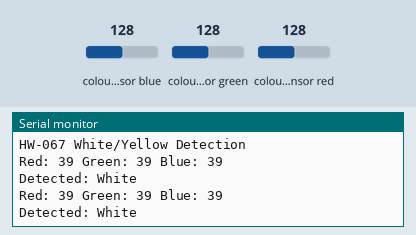
Recording of a sketch running on a simulated Arduino Mega 2560, built with avr-gcc and run on an emulated ATmega2560. Parts: the last lines printed to the serial monitor. Wiring (inferred from the names in the program): TCS3200 colour sensor: output pin 28; S2 pin 26; S3 pin 29; S0 pin 27. Inputs (shaded band) come from the test bench; at power-on: colour sensor blue 128, colour sensor green 128, colour sensor red 128.

Above: at 1.2 s.
1.3 s: colour sensor blue set to 5
At 3.0 s:
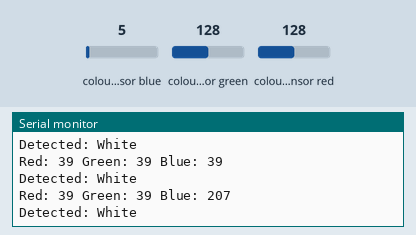
4.3 s: colour sensor green set to 5
At 5.7 s:
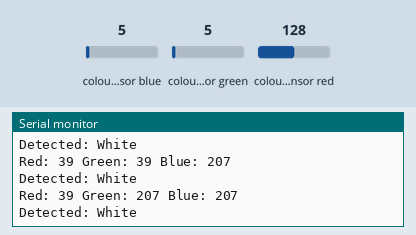
5.8 s: colour sensor red set to 5
At 7.2 s:
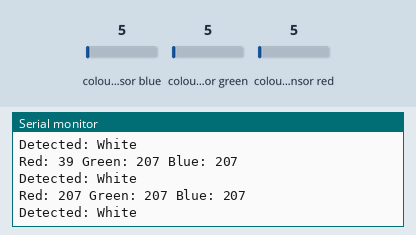

The sketch:

normal_sensor.ino
```cpp
// TCS3200 (HW-067) required pin definitions
#define S0 27  // Frequency scaling
#define S2 26  // Filter select
#define S3 29  // Filter select
#define OUT 28 // Frequency output


unsigned long redFreq, greenFreq, blueFreq;

void setup() {
  pinMode(S0, OUTPUT);
  pinMode(S2, OUTPUT);
  pinMode(S3, OUTPUT);
  pinMode(OUT, INPUT);

  digitalWrite(S0, LOW);  // 2% scaling for wider range

  Serial.begin(9600);
  Serial.println("HW-067 White/Yellow Detection");
}

void readColors() {
  unsigned long redSum = 0, greenSum = 0, blueSum = 0;
  const int samples = 5;

  for (int i = 0; i < samples; i++) {
    digitalWrite(S2, LOW);
    digitalWrite(S3, LOW);
    redSum += pulseIn(OUT, LOW);

    digitalWrite(S2, HIGH);
    digitalWrite(S3, HIGH);
    greenSum += pulseIn(OUT, LOW);

    digitalWrite(S2, LOW);
    digitalWrite(S3, HIGH);
    blueSum += pulseIn(OUT, LOW);

    delay(10);
  }

  redFreq = redSum / samples;
  greenFreq = greenSum / samples;
  blueFreq = blueSum / samples;
}

void loop() {
  readColors();

  Serial.print("Red: ");
  Serial.print(redFreq);
  Serial.print(" Green: ");
  Serial.print(greenFreq);
  Serial.print(" Blue: ");
  Serial.println(blueFreq);

  // Adjusted thresholds (example for 2% scaling)
  if (redFreq < 350 && greenFreq < 350 && blueFreq < 350) {
    Serial.println("Detected: White");
  } else if (redFreq < 400 && greenFreq < 350 && blueFreq > 500) {
    Serial.println("Detected: Yellow");
  } else {
    Serial.println("Unknown Color");
  }

  delay(1000);
}
```

Measured:
- after the input at 1.3 s, the serial monitor: prints a new line after 0.86 s (image 1)
- after the input at 4.3 s, the serial monitor: prints a new line after 1.0 s (image 2)
- after the input at 5.8 s, the serial monitor: prints a new line after 0.58 s (image 3)
